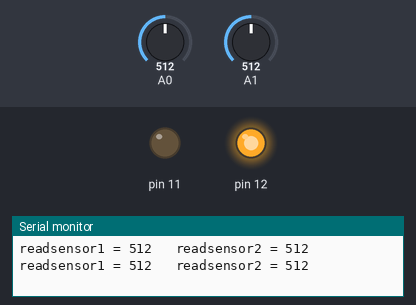
A sketch run on a simulated Arduino Uno, built with avr-gcc and run on an emulated ATmega328P. On the bench: output pins drawn as LEDs (lit = HIGH), the last lines printed to the serial monitor. Inputs (shaded band) come from the test bench; at power-on: A0 = 512, A1 = 512.

Above: at 1.3 s.
1.4 s: A0 set to 0
At 4.2 s:
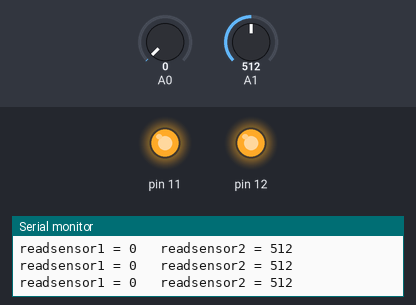
4.6 s: A1 set to 3
7.3 s: A1 set to 0
At 10.1 s:
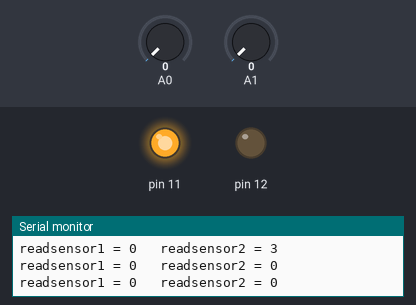
10.6 s: A1 set to 122
At 12.5 s:
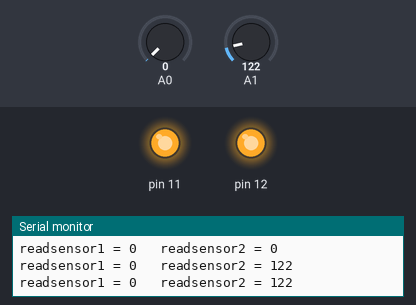
13.6 s: A0 set to 122
At 16.0 s:
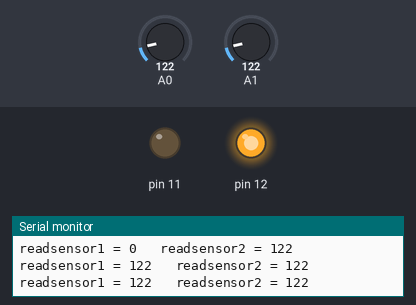
Timing chart, 0 to 17.5 s (numbered marks = the images above; inputs shaded):
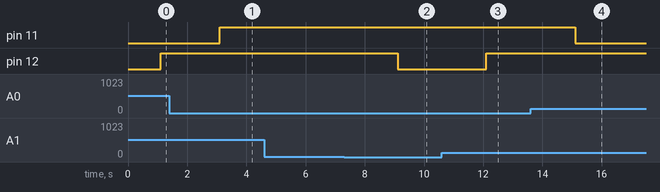

Measured:
- the behaviour switches between 2 and 1 on A1 (found by bisection; images 1 and 2)
- after the input at 1.4 s, pin 11: LOW → HIGH after 1.7 s
- after the input at 7.3 s, pin 12: HIGH → LOW after 1.8 s
- after the input at 10.6 s, pin 12: LOW → HIGH after 1.5 s
- after the input at 13.6 s, pin 11: HIGH → LOW after 1.5 s

The sketch:

H-BRIDGE.ino
```cpp
int readsensor1;
int readsensor2;
void setup() {
// put your setup code here, to run once:
pinMode(A0,INPUT);
pinMode(A1,INPUT);
pinMode(11,OUTPUT);
pinMode(12,OUTPUT);
Serial.begin(9600);
delay(100);
}

void loop() {
  // put your main code here, to run repeatedly:
  readsensor1=analogRead(A0);
  readsensor2=analogRead(A1);
 Serial.print("readsensor1 = ");
  Serial.print(readsensor1);
  Serial.print("\t readsensor2 = ");
  Serial.println(readsensor2);
  delay(1000);

  if(readsensor1==0){
    digitalWrite(11,HIGH);
  }
  else{digitalWrite(11,LOW);
  }

  if(readsensor2>1){
    digitalWrite(12,HIGH);

  }
  else{digitalWrite(12,LOW);

  }
  }
```
